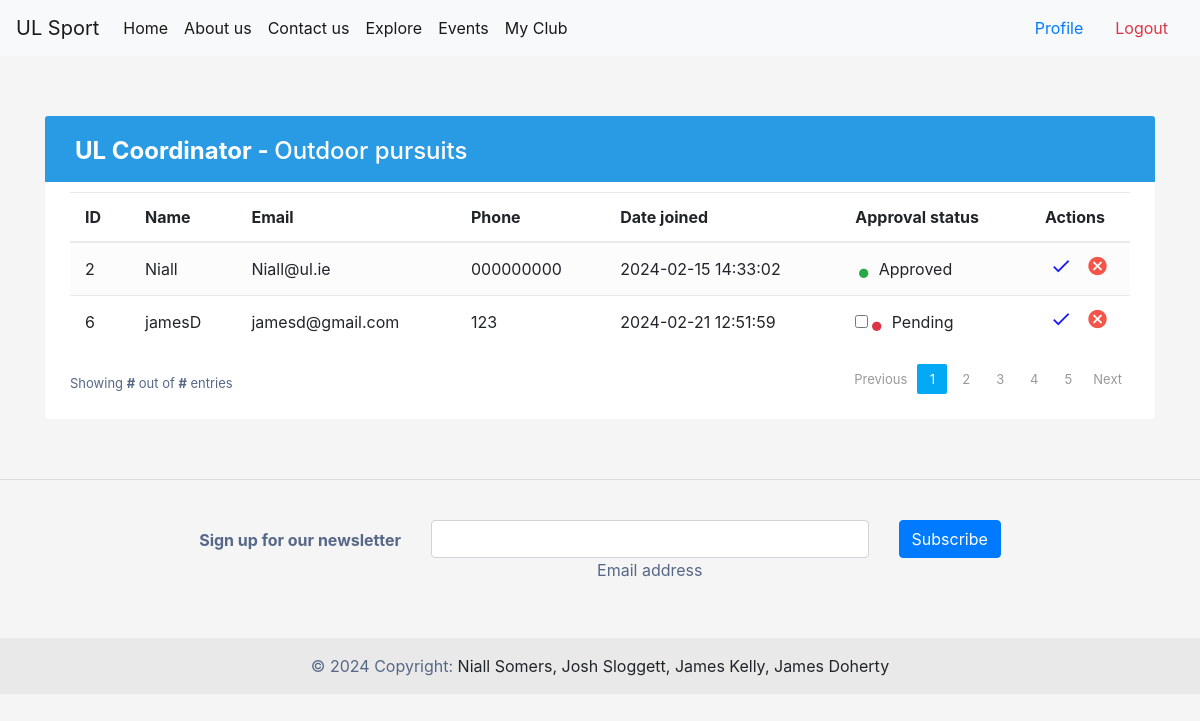
The page /myclub (signed in) on the database as committed earlier.
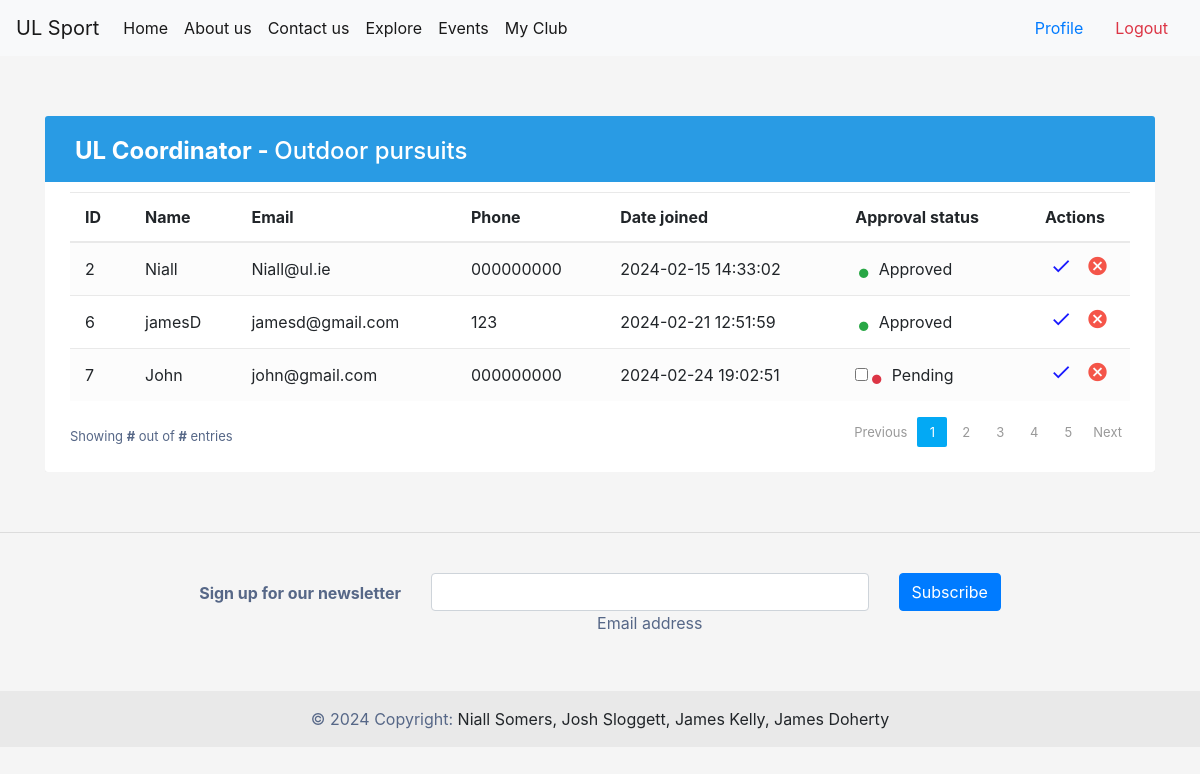
The same page on the database as committed later.
### tables this page shows
CREATE TABLE ClubMemberships (
    MembershipID INTEGER PRIMARY KEY AUTOINCREMENT,
    UserID INTEGER,
    ClubID INTEGER,
    RequestStatus TEXT DEFAULT 'Pending',
    CreatedAt TIMESTAMP DEFAULT CURRENT_TIMESTAMP,
    UpdatedAt TIMESTAMP DEFAULT CURRENT_TIMESTAMP ,
    FOREIGN KEY (UserID) REFERENCES Users(UserID),
    FOREIGN KEY (ClubID) REFERENCES Clubs(ClubID)
);

CREATE TABLE Users (
    UserID INTEGER PRIMARY KEY AUTOINCREMENT,
    Username TEXT NOT NULL,
    Password TEXT NOT NULL,
    Contact TEXT NOT NULL,
    Email TEXT NOT NULL,
    Role TEXT NOT NULL,
    ApprovalStatus TEXT DEFAULT 'Pending',
    CreatedAt TIMESTAMP DEFAULT CURRENT_TIMESTAMP,
    UpdatedAt TIMESTAMP DEFAULT CURRENT_TIMESTAMP
);

### permissionpages.py (the view)
def myclub():
    if current_user is None:
        return render_template('/home.html',)
    else:
        conn = db.connect('db/user_data.db')
        cursor = conn.cursor()
        cursor.execute('SELECT Role FROM Users WHERE UserID = ?', (current_user.id,))
        role_data = cursor.fetchone()
        cursor.execute('SELECT * FROM Clubs WHERE CoordinatorID = ?', (current_user.id,))
        club_owner = cursor.fetchone()
        if role_data[0] == 'Coordinator' and club_owner:
            cursor.execute('''
                        SELECT u.UserID, u.Username, u.Contact, u.Email, c.RequestStatus, c.CreatedAt
                        FROM Users u
                        JOIN ClubMemberships c ON u.UserID = c.UserID
                        WHERE c.ClubID = ?
                    ''', (club_owner[0],))
            club_users = cursor.fetchall()
            return render_template('/myclubmanage.html', current_user=current_user, club_data=club_owner, club_users=club_users)
        elif role_data[0] == 'Coordinator' and club_owner is None:
            return render_template('/myclubcreate.html', current_user=current_user)

### app.py (called while the page is built)
@login_manager.user_loader
def load_user(user_id):
    conn = db.connect('db/user_data.db')
    cursor = conn.cursor()
    cursor.execute('SELECT * FROM Users WHERE UserID = ?', (user_id,))
    user_data = cursor.fetchone()
    conn.close()
    if user_data:
        return auth.User(user_data[0], user_data[1])

### templates/myclubmanage.html (shortened to what this page needs)
{% extends "base.html" %}
{% block content %}
{% if user_data.role == 'Coordinator' %}
<div class="container-xl">
    <div class="table-responsive">
        <div class="table-wrapper">
            <div class="table-title">
                <div class="row">
                    <div class="col-sm-5">
                        <h2><b>UL Coordinator - </b> {{user_data.club}}</h2>
                    </div>
                </div>
            </div>
            <table class="table table-striped table-hover">
                <thead>
                    <tr>
                        <th>ID</th>
                        <th>Name</th>
                        <th>Email</th>
                        <th>Phone</th>
                        <th>Date joined</th>
                        <th>Approval status</th>
                        <th>Actions</th>
                    </tr>
                </thead>
                <tbody>
                {% for data in club_users %}
                    <tr>
                        <td>{{data[0]}}</td>
                        <td>{{data[1]}}</td>
                        <td>{{data[3]}}</td>
                        <td>{{data[2]}}</td>
                        <form method="post" action="{{ url_for('updateClubMember') }}">
                            <td>{{data[5]}}</td>
                            {% if data[4] != "Pending" %}
                                <td><input type="hidden" name="approval" value="on"/><span class="status text-success">&bull;</span> {{data[4]}}</td>
                            {% else %}
                                <td><input type="checkbox" name="approval"/><span class="status text-danger">&bull;</span> {{data[4]}}</td>
                            {% endif %}
                            <td>
                                  <button type="submit" style="background: transparent; border: 0; padding: 0; color: blue;" class="update-user" title="Update User" data-toggle="tooltip">
                                    <i class="material-icons">&#xE5CA;</i>
                                  </button>
                                <a href="#" class="delete" title="Delete" data-toggle="tooltip"><i class="material-icons">&#xE5C9;</i></a>
                            </td>
                        </form>
                    </tr>
                    {% endfor %}
                </tbody>
            </table>
            <div class="clearfix">
                <div class="hint-text">Showing <b>#</b> out of <b>#</b> entries</div>
                <ul class="pagination">
                    <li class="page-item disabled"><a href="#">Previous</a></li>
                    <li class="page-item active"><a href="#" class="page-link">1</a></li>
                    <li class="page-item"><a href="#" class="page-link">2</a></li>
                    <li class="page-item "><a href="#" class="page-link">3</a></li>
                    <li class="page-item"><a href="#" class="page-link">4</a></li>
                    <li class="page-item"><a href="#" class="page-link">5</a></li>
                    <li class="page-item"><a href="#" class="page-link">Next</a></li>
                </ul>
            </div>
        </div>
    </div>
</div>
        {% else %}
        <p>{{current_user.username}} is not authorized to access this page!</p>
        {% endif %}
{% endblock %}

Rows that differ between the two databases and show on the page:
changed ClubMemberships "jamesD": approval "☐" → (not shown); RequestStatus "Pending" → "Approved"
added ClubMemberships: UserID "7", Username "John", Email "john@gmail.com", Contact "000000000", CreatedAt "2024-02-24 19:02:51", RequestStatus "Pending"
